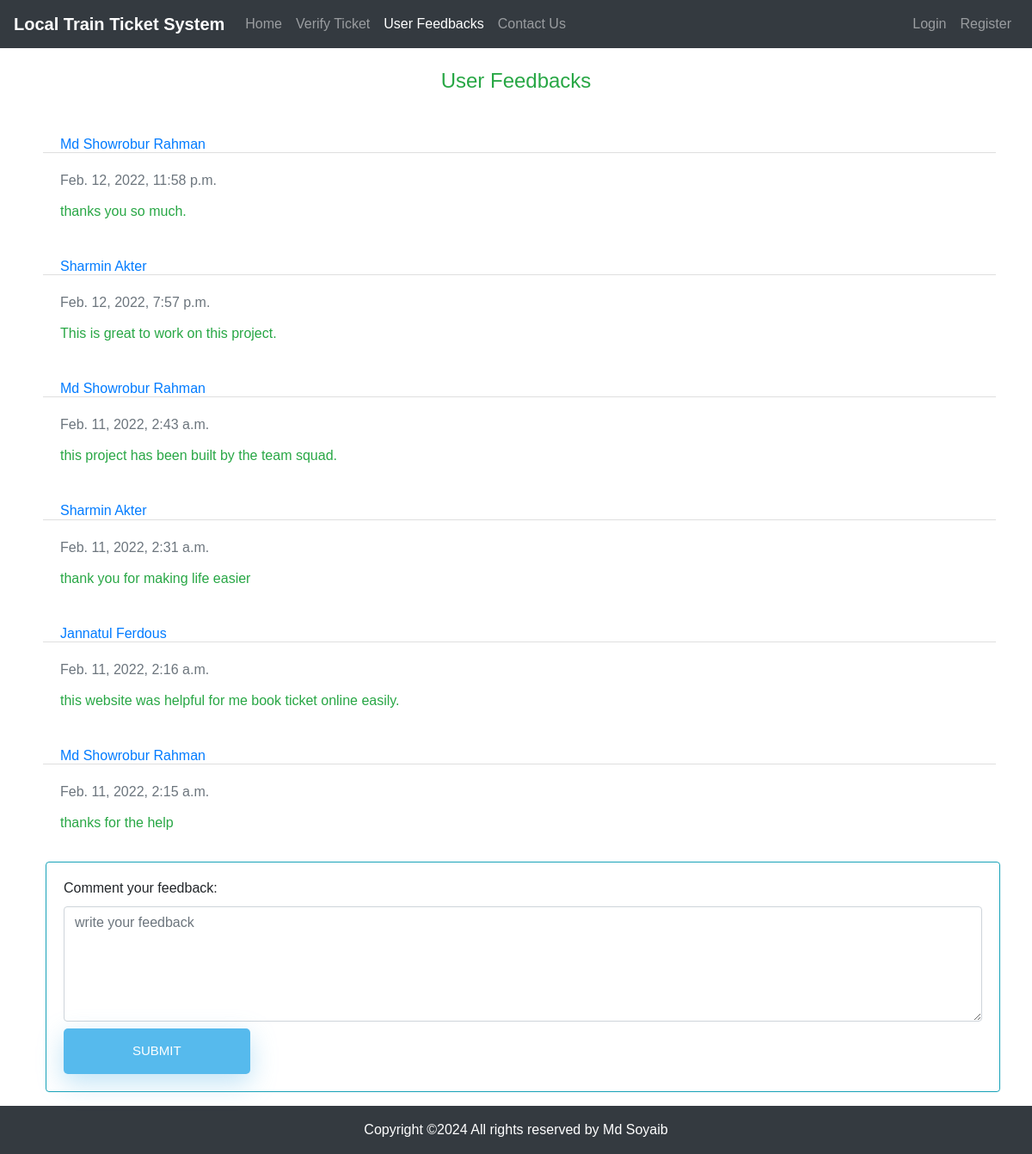
Screenshot of /feedback with the database file from the repository.
### app/models.py (models this page shows)
class Feedback(models.Model):
    name = models.CharField(verbose_name=_("user name"), max_length=255, null=True, blank=True)
    feedback = models.TextField(null=True, blank=True)
    created_at = models.DateTimeField(auto_now_add=True, blank=True, null=True)
    updated_at = models.DateTimeField(auto_now=True, blank=True, null=True)

### app/views.py (the view, shortened to what this page needs)
# urls.py: path('feedback', Feedbacks.as_view(), name="feedback"),
class Feedbacks(View):
    def get(self, request):
        feedback = Feedback.objects.all().order_by('-id')
        return render(request, 'feedback.html', {'feedback': feedback})

### templates/feedback.html (shortened to what this page needs)
{% extends 'base.html' %}
{% block content %}
    <div class="container">
        <div class="row">
            <div class="col-lg-12 text-center p-4 text-success">
                <h4>User Feedbacks</h4>
            </div>
            {% for feedback in feedback %}
            <div class="col-lg-12 m-1">
                <div class="card border border-white">
                    <h6 class="card-header bg-white pb-0 text-primary">{{feedback.name}}</h6>
                    <div class="card-body">
                        <p class="card-title text-secondary pt-0">{{feedback.created_at}}</p>
                        <p class="card-text text-success">{{feedback.feedback}}</p>
                    </div>
                </div>
            </div>
            {% endfor %}
            <div class="col-lg-12 m-2">
                <div class="card border border-info">
                    <div class="card-body">
                        <form method="post" action="feedback">
                            <h6 class="card-title">Comment your feedback: </h6>
                            <textarea class="form-control" rows="5" id="feedback" name="feedback" placeholder="write your feedback"></textarea>
                            <input type="submit" class="fourth ml-0 mt-2 mb-0" value="submit">
                        </form>
                    </div>
                </div>
            </div>
        </div>
    </div>
{% endblock content %}

### static/css/style.css (style rules this page uses)
body { font-family: "Poppins", sans-serif; height: 110vh; }
input[type=button], input[type=submit], input[type=reset] { background-color: #56baed; border: none; color: white; padding: 15px 80px; text-align: center; text-decoration: none; display: inline-block; text-transform: uppercase; font-size: 15px; -webkit-box-shadow: 0 10px 30px 0 rgba(95,186,233,0.4); box-shadow: 0 10px 30px 0 rgba(95,186,233,0.4); -webkit-border-radius: 5px 5px 5px 5px; border-radius: 5px 5px 5px 5px; margin: 5px 20px 40px 20px; -webkit-transition: all 0.3s ease-in-out; -moz-transition: all 0.3s ease-in-out; -ms-transition: all 0.3s ease-in-out; -o-transition: all 0.3s ease-in-out; transition: all 0.3s ease-in-out; }

### rows the page displays
Feedback: name "Md Showrobur Rahman", created_at "Feb. 12, 2022, 11:58 p.m.", feedback "thanks you so much."
Feedback: name "Sharmin Akter", created_at "Feb. 12, 2022, 7:57 p.m.", feedback "This is great to work on this project."
Feedback: name "Md Showrobur Rahman", created_at "Feb. 11, 2022, 2:43 a.m.", feedback "this project has been built by the team squad."
Feedback: name "Sharmin Akter", created_at "Feb. 11, 2022, 2:31 a.m.", feedback "thank you for making life easier"
Feedback: name "Jannatul Ferdous", created_at "Feb. 11, 2022, 2:16 a.m.", feedback "this website was helpful for me book ticket online easily."
Feedback: name "Md Showrobur Rahman", created_at "Feb. 11, 2022, 2:15 a.m.", feedback "thanks for the help"
